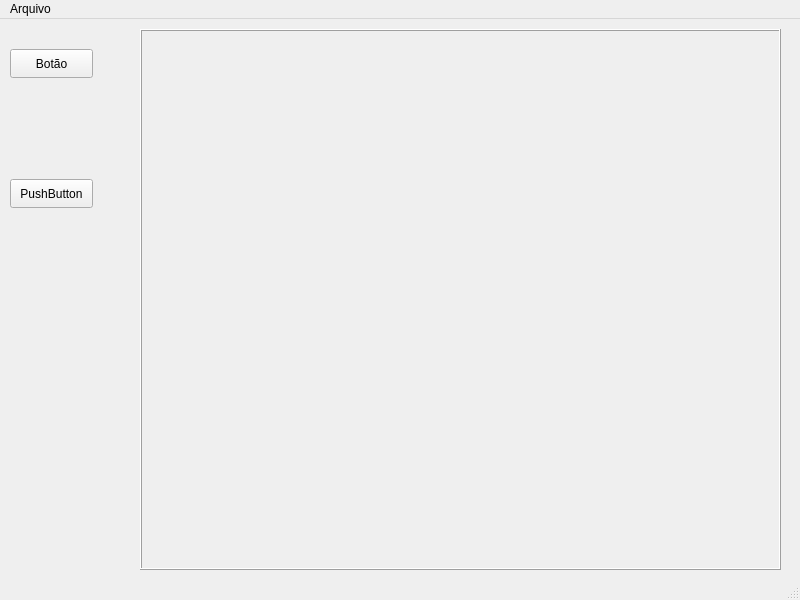
<?xml version="1.0" encoding="UTF-8"?>
<ui version="4.0">
 <class>MainWindow</class>
 <widget class="QMainWindow" name="MainWindow">
  <property name="geometry">
   <rect>
    <x>0</x>
    <y>0</y>
    <width>800</width>
    <height>600</height>
   </rect>
  </property>
  <property name="windowTitle">
   <string>MainWindow</string>
  </property>
  <widget class="QWidget" name="centralwidget">
   <widget class="QPushButton" name="pushButton">
    <property name="geometry">
     <rect>
      <x>10</x>
      <y>30</y>
      <width>83</width>
      <height>29</height>
     </rect>
    </property>
    <property name="text">
     <string>Botão</string>
    </property>
   </widget>
   <widget class="Meu_frame" name="myframe">
    <property name="geometry">
     <rect>
      <x>140</x>
      <y>10</y>
      <width>641</width>
      <height>541</height>
     </rect>
    </property>
    <property name="frameShape">
     <enum>QFrame::Shape::Box</enum>
    </property>
    <property name="frameShadow">
     <enum>QFrame::Shadow::Raised</enum>
    </property>
   </widget>
   <widget class="QPushButton" name="pushButton_2">
    <property name="geometry">
     <rect>
      <x>10</x>
      <y>160</y>
      <width>83</width>
      <height>29</height>
     </rect>
    </property>
    <property name="text">
     <string>PushButton</string>
    </property>
   </widget>
  </widget>
  <widget class="QMenuBar" name="menubar">
   <property name="geometry">
    <rect>
     <x>0</x>
     <y>0</y>
     <width>800</width>
     <height>25</height>
    </rect>
   </property>
   <widget class="QMenu" name="menuArquivo">
    <property name="title">
     <string>Arquivo</string>
    </property>
    <addaction name="actionOp1"/>
    <addaction name="actionOp1_2"/>
   </widget>
   <addaction name="menuArquivo"/>
  </widget>
  <widget class="QStatusBar" name="statusbar"/>
  <action name="actionOp1">
   <property name="text">
    <string>Op1</string>
   </property>
  </action>
  <action name="actionOp1_2">
   <property name="text">
    <string>Op1</string>
   </property>
  </action>
 </widget>
 <customwidgets>
  <customwidget>
   <class>Meu_frame</class>
   <extends>QFrame</extends>
   <header location="global">meu_frame.h</header>
   <container>1</container>
   <slots>
    <signal>muda()</signal>
   </slots>
  </customwidget>
 </customwidgets>
 <resources/>
 <connections/>
</ui>
